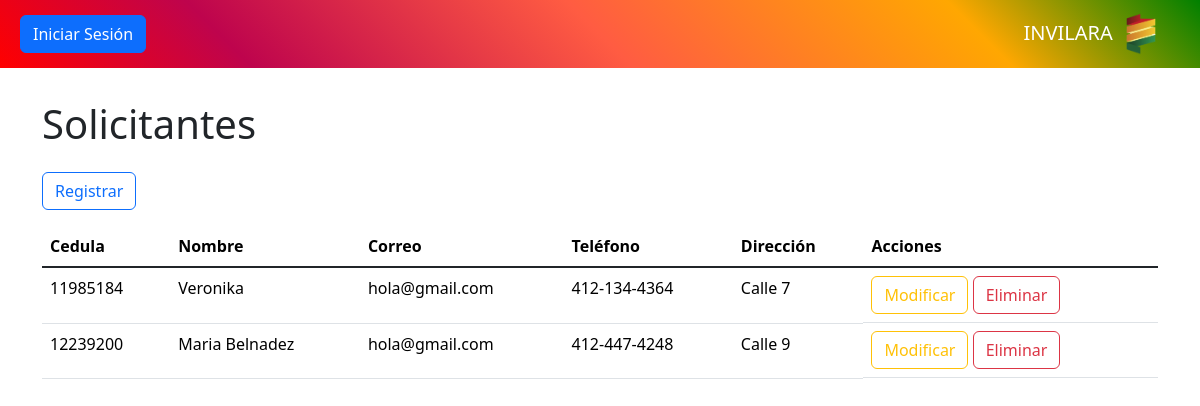
The app's page /controlador/solicitante.php, older data.
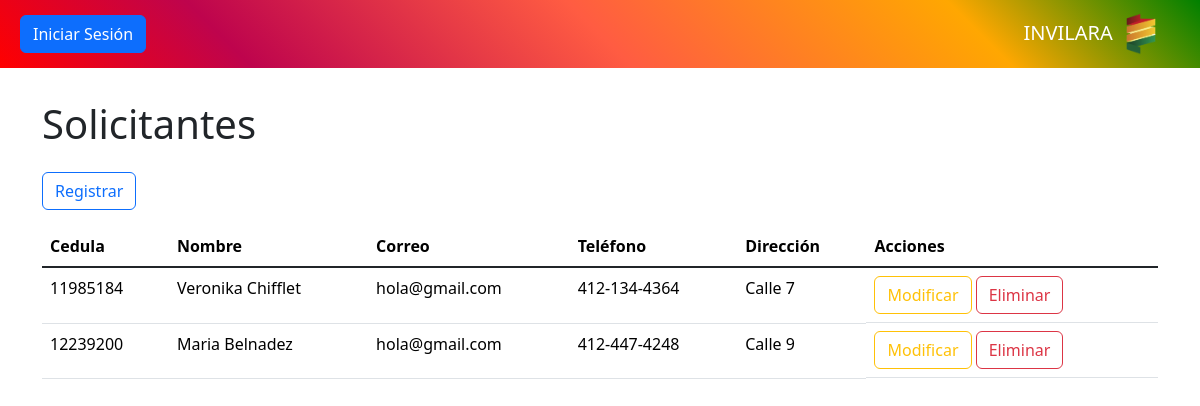
The same page, newer data.
### tables this page shows
CREATE TABLE `solicitante` (
  `cedula` int NOT NULL,
  `nombre` varchar(50) DEFAULT NULL,
  `correo` varchar(50) DEFAULT NULL,
  `telefono` varchar(20) DEFAULT NULL,
  `direccion` varchar(200) DEFAULT NULL,
  PRIMARY KEY (`cedula`)
);

### controlador/solicitante.php (called while the page is built, shortened)
<?php
require_once "modelo/solicitante.php";
$usuario = new Solicitante();
$datos = $usuario->consultar();
require_once "vista/solicitante.php";
?>

### modelo/base_datos.php (called while the page is built)
<?php
class BaseDatos
{
    private $host = "localhost";
    private $dbname = "invilara";
    private $usuario = "root";
    private $contrasena = "";
    public function conexion()
    {
        $dsn = "mysql" . ":" . "host=" . $this->host . ";" . "dbname=" . $this->dbname . ";";
        $pdo = new PDO($dsn, $this->usuario, $this->contrasena);
        $pdo->setAttribute(PDO::ATTR_ERRMODE, PDO::ERRMODE_EXCEPTION);
        return $pdo;
    }
}
?>

### modelo/solicitante.php (called while the page is built, shortened)
<?php
require_once "modelo/base_datos.php";
class Solicitante extends BaseDatos
{
	private $tabla = "solicitante";
	public function consultar()
	{
		$stmt = $this->conexion()->query("SELECT * FROM {$this->tabla}");
		$result = $stmt->fetchAll(PDO::FETCH_ASSOC);
		return $result;
	}
}
?>

### vista/solicitante.php (the view, shortened to what this page needs)
<?php require_once "vista/componentes/encabezado.php"; ?>
<?php require_once "vista/componentes/barra.php"; ?>
<main class="container" id="crud">
	<h1>Solicitantes</h1>
	<button class="btn btn-outline-primary my-3" value="insertar">Registrar</button>
	<div class="table-responsive">
		<table class="table table-hover">
			<thead>
				<tr>
					<th>Cedula</th>
					<th>Nombre</th>
					<th>Correo</th>
					<th>Teléfono</th>
					<th>Dirección</th>
					<th>Acciones</th>
				</tr>
			</thead>
			<tbody class="table-group-divider">
				<?php foreach ($datos as $d): ?>
					<tr>
						<td><?php echo $d["cedula"] ?></td>
						<td><?php echo $d["nombre"] ?></td>
						<td><?php echo $d["correo"] ?></td>
						<td><?php echo $d["telefono"] ?></td>
						<td><?php echo $d["direccion"] ?></td>
						<td class="d-grid d-md-block gap-2">
							<button class="btn btn-outline-warning" value="modificar">Modificar</button>
							<button class="btn btn-outline-danger" value="eliminar" data-bs-toggle="modal"
								data-bs-target="#modal-eliminacion">Eliminar</button>
						</td>
					</tr>
				<?php endforeach ?>
			</tbody>
		</table>
	</div>
</main>

### vista/componentes/encabezado.php (shortened to what this page needs)
<!DOCTYPE html>
<html lang="es" data-bs-theme="light">
<head>
    <link rel="stylesheet" href="librerias/bootstrap/bootstrap.min.css">
    <link rel="stylesheet" href="recursos/css/styles.css">
</head>
<body>

### vista/componentes/barra.php (shortened to what this page needs)
<nav data-bs-theme="dark" class="navbar fixed-top inv-gradient">
    <div class="container-fluid mx-2">
        <?php if ($rol == "usuario"): ?>
            <button class="navbar-toggler" data-bs-toggle="offcanvas" data-bs-target="#barra-lateral">
                <span class="navbar-toggler-icon"></span>
            </button>
            <aside class="offcanvas offcanvas-start inv-gradient" tabindex="-1" id="barra-lateral">
                <header class="offcanvas-header">
                    <h5 class="offcanvas-title">Menu</h5>
                    <button class="btn-close" data-bs-dismiss="offcanvas"></button>
                </header>
                <div data-bs-theme="light" class="offcanvas-body">
                    <article class="list-group">
                        <a class="list-group-item list-group-item-action" href="?pagina=principal">
                            Inicio
                        </a>
                        <a class="list-group-item list-group-item-action" href="?pagina=salir">
                            Cerrar sesión
                        </a>
                    </article>
                    <hr>
                    <article class="list-group">
                        <a class="list-group-item list-group-item-action" href="?pagina=municipio">
                            Municipios
                        </a>
                        <a class="list-group-item list-group-item-action" href="?pagina=parroquia">
                            Parroquias
                        </a>
                        <a class="list-group-item list-group-item-action" href="?pagina=solicitante">
                            Solicitantes
                        </a>
                        <a class="list-group-item list-group-item-action" href="?pagina=comunidad">
                            Comunidades
                        </a>
                        <a class="list-group-item list-group-item-action" href="?pagina=institucion">
                            Instituciones
                        </a>
                        <a class="list-group-item list-group-item-action" href="?pagina=gerencia">
                            Gerencias
                        </a>
                        <a class="list-group-item list-group-item-action" href="?pagina=gerente">
                            Gerentes
                        </a>
                        <a class="list-group-item list-group-item-action" href="?pagina=director">
                            Directores
                        </a>
                    </article>
                    <hr>
                    <article class="list-group">
                        <button data-bs-toggle="collapse" data-bs-target="#solicitudes"
                            class="list-group-item list-group-item-action active text-center fs-5">
                            Solicitudes
                        </button>
                        <section class="collapse" id="solicitudes">
                            <div class="list-group list-group-flush">
                                <a class="list-group-item list-group-item-action" href="?pagina=solicitud_1x10">
                                    1x10
                                </a>
                                <a class="list-group-item list-group-item-action" href="?pagina=solicitud_general">
                                    Generales
                                </a>
                                <a class="list-group-item list-group-item-action" href="?pagina=solicitud_institucional">
                                    Institucionales
                                </a>
                            </div>
                        </section>
                    </article>
                </div>
            </aside>
        <?php else: ?>
            <a class="btn btn-primary" href="?pagina=inicio_sesion">Iniciar Sesión</a>
        <?php endif ?>
        <div class="navbar-brand">
            INVILARA
            <img src="recursos/img/invilara-logo.png" alt="Logo" class="mx-2" width="30px">
        </div>
    </div>
</nav>

### recursos/css/styles.css (style rules this page uses)
.inv-gradient { background: #c15a00; background: linear-gradient(225deg, green 0%, #ffa701 20%, #ff5c42 50%, #be044d 80%, red 100%); }

Row changes from the older to the newer data that the page shows:
changed solicitante "Calle 7": nombre "Veronika" → "Veronika Chifflet"
